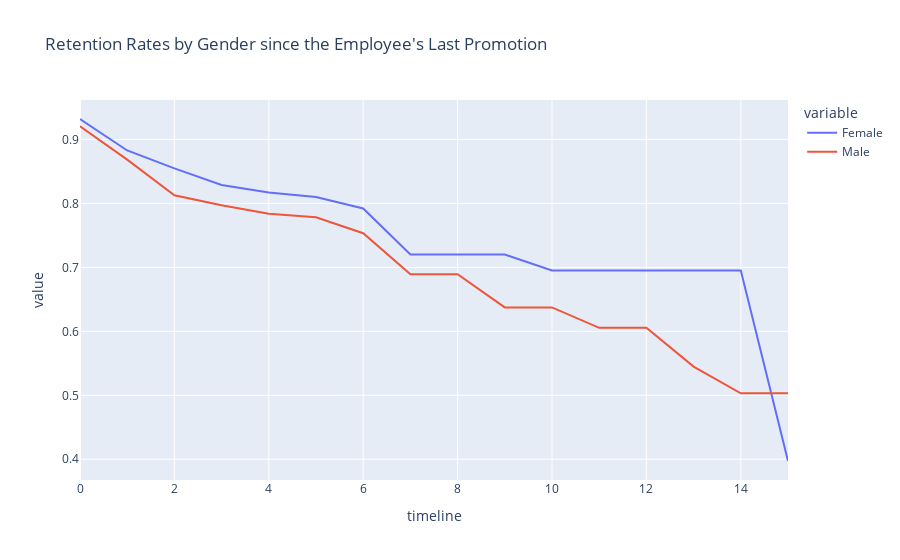

Source (notebook cell):
### Markdown cell above
## 3. Let's look at retention rate by gender from a third perspective - the number of years since the employee's last promotion. Generate and plot a survival curve showing this.

### Code cell
results3 = survival(data, 'Gender', 'YearsSinceLastPromotion', 'Attrition')
px.line(data_frame=results3, title = "Retention Rates by Gender since the Employee's Last Promotion")

### Figure 1 — Plotly figure (JSON) as saved in the notebook; plotly's stock layout.template omitted (floating-point values rounded to 4 significant figures)
{"data": [{"hovertemplate": "variable=Female<br>timeline=%{x}<br>value=%{y}<extra></extra>", "legendgroup": "Female", "line": {"color": "#636efa", "dash": "solid"}, "marker": {"symbol": "circle"}, "mode": "lines", "name": "Female", "orientation": "v", "showlegend": true, "type": "scatter", "x": [0, 1, 2, 3, 4, 5, 6, 7, 8, 9, 10, 11, 12, 13, 14, 15], "xaxis": "x", "y": [0.932, 0.8828, 0.8547, 0.8288, 0.817, 0.8099, 0.7921, 0.7201, 0.7201, 0.7201, 0.6952, 0.6952, 0.6952, 0.6952, 0.6952, 0.3973], "yaxis": "y"}, {"hovertemplate": "variable=Male<br>timeline=%{x}<br>value=%{y}<extra></extra>", "legendgroup": "Male", "line": {"color": "#EF553B", "dash": "solid"}, "marker": {"symbol": "circle"}, "mode": "lines", "name": "Male", "orientation": "v", "showlegend": true, "type": "scatter", "x": [0, 1, 2, 3, 4, 5, 6, 7, 8, 9, 10, 11, 12, 13, 14, 15], "xaxis": "x", "y": [0.9206, 0.8684, 0.8128, 0.7971, 0.7838, 0.7785, 0.7534, 0.6894, 0.6894, 0.6374, 0.6374, 0.6055, 0.6055, 0.5449, 0.503, 0.503], "yaxis": "y"}], "layout": {"autosize": true, "legend": {"title": {"text": "variable"}, "tracegroupgap": 0}, "title": {"text": "Retention Rates by Gender since the Employee's Last Promotion"}, "xaxis": {"anchor": "y", "autorange": true, "domain": [0, 1], "range": [0, 15], "title": {"text": "timeline"}, "type": "linear"}, "yaxis": {"anchor": "x", "autorange": true, "domain": [0, 1], "range": [0.3676, 0.9617], "title": {"text": "value"}, "type": "linear"}}}
